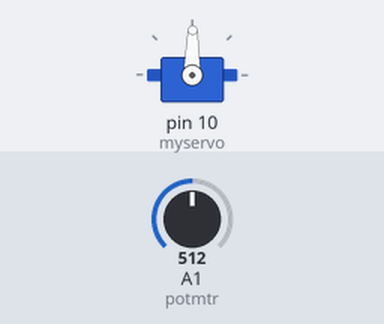
The sketch below on a simulated Arduino Uno, built with avr-gcc and run on an emulated ATmega328P. Parts: servo. The test bench sets the inputs (shaded band); at power-on: A1 (potmtr) = 512.

Above: at 1.2 s.
1.3 s: A1 (potmtr) set to 716
At 2.2 s:
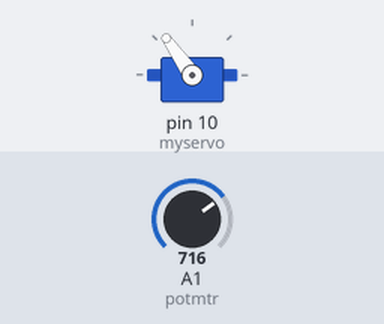
2.8 s: A1 (potmtr) set to 900
At 3.4 s:
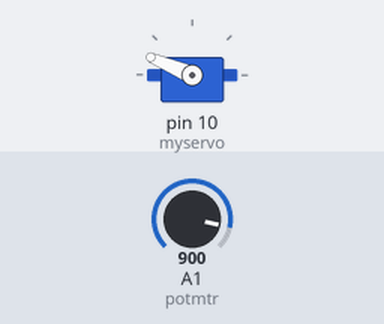
4.3 s: A1 (potmtr) set to 1023
At 5.4 s:
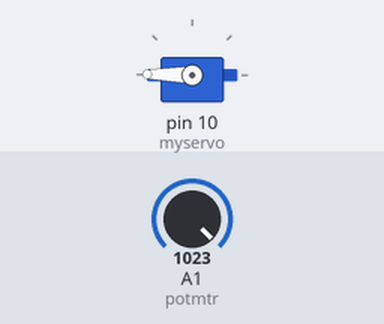
5.8 s: A1 (potmtr) set to 306
At 6.7 s:
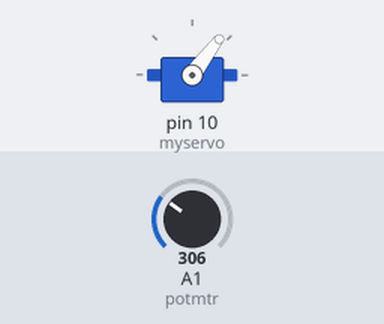
7.3 s: A1 (potmtr) set to 122
At 8.0 s:
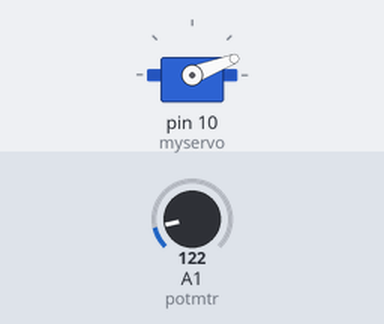
8.8 s: A1 (potmtr) set to 511
At 9.3 s:
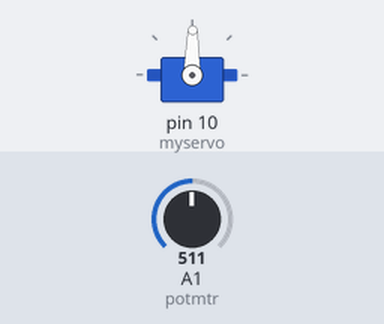
Timing chart, 0 to 11.3 s (numbered marks = the images above; inputs shaded):
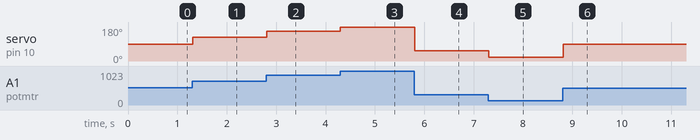

Measured:
- after the input at 1.3 s, servo on pin 10 (myservo): 89° → 125° at once
- after the input at 2.8 s, servo on pin 10 (myservo): 125° → 157° at once
- after the input at 4.3 s, servo on pin 10 (myservo): 157° → 179° at once
- after the input at 5.8 s, servo on pin 10 (myservo): 179° → 53° at once
- after the input at 7.3 s, servo on pin 10 (myservo): 53° → 21° at once
- after the input at 8.8 s, servo on pin 10 (myservo): 21° → 89° at once

The sketch:

servoChallenge.ino
```cpp
#include <Servo.h>

Servo myservo;  // create servo object to control a servo

int potmtr = 1;
int pos = 0;    // variable to store the servo position

void setup() {
  myservo.attach(10);  // attaches the servo on pin 9 to the servo object
}

void loop() {
  pos = analogRead(potmtr) * 0.175;

  myservo.write(pos);
  delay(15);

}
```
